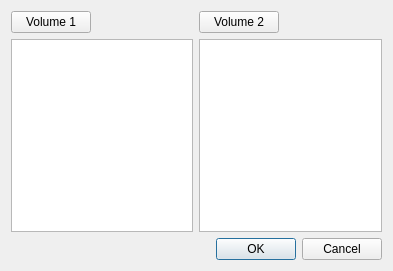
<ui version="4.0" >
 <class>Load2VolumesDialog</class>
 <widget class="QDialog" name="Load2VolumesDialog" >
  <property name="geometry" >
   <rect>
    <x>0</x>
    <y>0</y>
    <width>393</width>
    <height>271</height>
   </rect>
  </property>
  <property name="windowTitle" >
   <string>Load 2 Volumes</string>
  </property>
  <layout class="QVBoxLayout" >
   <item>
    <layout class="QGridLayout" >
     <item row="0" column="0" >
      <widget class="QPushButton" name="volButton1" >
       <property name="sizePolicy" >
        <sizepolicy vsizetype="Fixed" hsizetype="Fixed" >
         <horstretch>0</horstretch>
         <verstretch>0</verstretch>
        </sizepolicy>
       </property>
       <property name="text" >
        <string>Volume 1</string>
       </property>
      </widget>
     </item>
     <item row="0" column="1" >
      <widget class="QPushButton" name="volButton2" >
       <property name="sizePolicy" >
        <sizepolicy vsizetype="Fixed" hsizetype="Fixed" >
         <horstretch>0</horstretch>
         <verstretch>0</verstretch>
        </sizepolicy>
       </property>
       <property name="text" >
        <string>Volume 2</string>
       </property>
      </widget>
     </item>
     <item row="1" column="0" >
      <widget class="QListWidget" name="volList1" />
     </item>
     <item row="1" column="1" >
      <widget class="QListWidget" name="volList2" />
     </item>
    </layout>
   </item>
   <item>
    <widget class="QDialogButtonBox" name="buttonBox" >
     <property name="orientation" >
      <enum>Qt::Horizontal</enum>
     </property>
     <property name="standardButtons" >
      <set>QDialogButtonBox::Cancel|QDialogButtonBox::NoButton|QDialogButtonBox::Ok</set>
     </property>
    </widget>
   </item>
  </layout>
 </widget>
 <resources/>
 <connections>
  <connection>
   <sender>buttonBox</sender>
   <signal>accepted()</signal>
   <receiver>Load2VolumesDialog</receiver>
   <slot>accept()</slot>
   <hints>
    <hint type="sourcelabel" >
     <x>248</x>
     <y>254</y>
    </hint>
    <hint type="destinationlabel" >
     <x>157</x>
     <y>274</y>
    </hint>
   </hints>
  </connection>
  <connection>
   <sender>buttonBox</sender>
   <signal>rejected()</signal>
   <receiver>Load2VolumesDialog</receiver>
   <slot>reject()</slot>
   <hints>
    <hint type="sourcelabel" >
     <x>316</x>
     <y>260</y>
    </hint>
    <hint type="destinationlabel" >
     <x>286</x>
     <y>274</y>
    </hint>
   </hints>
  </connection>
 </connections>
</ui>
